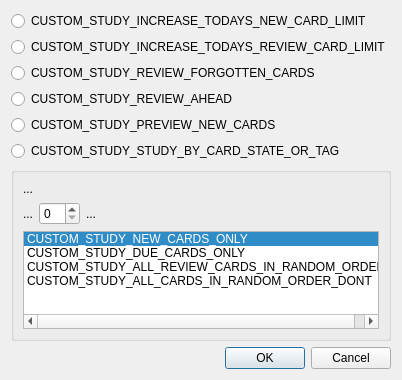
<?xml version="1.0" encoding="UTF-8"?>
<ui version="4.0">
 <class>Dialog</class>
 <widget class="QDialog" name="Dialog">
  <property name="geometry">
   <rect>
    <x>0</x>
    <y>0</y>
    <width>332</width>
    <height>380</height>
   </rect>
  </property>
  <property name="windowTitle">
   <string>ACTIONS_CUSTOM_STUDY</string>
  </property>
  <layout class="QVBoxLayout" name="verticalLayout">
   <item>
    <layout class="QGridLayout" name="gridLayout">
     <item row="3" column="0">
      <widget class="QRadioButton" name="radioAhead">
       <property name="text">
        <string>CUSTOM_STUDY_REVIEW_AHEAD</string>
       </property>
      </widget>
     </item>
     <item row="2" column="0">
      <widget class="QRadioButton" name="radioForgot">
       <property name="text">
        <string>CUSTOM_STUDY_REVIEW_FORGOTTEN_CARDS</string>
       </property>
      </widget>
     </item>
     <item row="0" column="0">
      <widget class="QRadioButton" name="radioNew">
       <property name="text">
        <string>CUSTOM_STUDY_INCREASE_TODAYS_NEW_CARD_LIMIT</string>
       </property>
      </widget>
     </item>
     <item row="1" column="0">
      <widget class="QRadioButton" name="radioRev">
       <property name="text">
        <string>CUSTOM_STUDY_INCREASE_TODAYS_REVIEW_CARD_LIMIT</string>
       </property>
      </widget>
     </item>
     <item row="5" column="0">
      <widget class="QRadioButton" name="radioCram">
       <property name="text">
        <string>CUSTOM_STUDY_STUDY_BY_CARD_STATE_OR_TAG</string>
       </property>
      </widget>
     </item>
     <item row="4" column="0">
      <widget class="QRadioButton" name="radioPreview">
       <property name="text">
        <string>CUSTOM_STUDY_PREVIEW_NEW_CARDS</string>
       </property>
      </widget>
     </item>
    </layout>
   </item>
   <item>
    <widget class="QGroupBox" name="groupBox">
     <property name="title">
      <string/>
     </property>
     <layout class="QVBoxLayout" name="verticalLayout_2">
      <item>
       <widget class="QLabel" name="title">
        <property name="text">
         <string notr="true">...</string>
        </property>
       </widget>
      </item>
      <item>
       <layout class="QHBoxLayout" name="horizontalLayout">
        <item>
         <widget class="QLabel" name="preSpin">
          <property name="text">
           <string notr="true">...</string>
          </property>
         </widget>
        </item>
        <item>
         <widget class="QSpinBox" name="spin"/>
        </item>
        <item>
         <widget class="QLabel" name="postSpin">
          <property name="text">
           <string notr="true">...</string>
          </property>
         </widget>
        </item>
        <item>
         <spacer name="horizontalSpacer_2">
          <property name="orientation">
           <enum>Qt::Horizontal</enum>
          </property>
          <property name="sizeHint" stdset="0">
           <size>
            <width>40</width>
            <height>20</height>
           </size>
          </property>
         </spacer>
        </item>
       </layout>
      </item>
      <item>
       <widget class="QListWidget" name="cardType">
        <property name="currentRow">
         <number>0</number>
        </property>
        <item>
         <property name="text">
          <string>CUSTOM_STUDY_NEW_CARDS_ONLY</string>
         </property>
        </item>
        <item>
         <property name="text">
          <string>CUSTOM_STUDY_DUE_CARDS_ONLY</string>
         </property>
        </item>
        <item>
         <property name="text">
          <string>CUSTOM_STUDY_ALL_REVIEW_CARDS_IN_RANDOM_ORDER</string>
         </property>
        </item>
        <item>
         <property name="text">
          <string>CUSTOM_STUDY_ALL_CARDS_IN_RANDOM_ORDER_DONT</string>
         </property>
        </item>
       </widget>
      </item>
     </layout>
    </widget>
   </item>
   <item>
    <spacer name="verticalSpacer_2">
     <property name="orientation">
      <enum>Qt::Vertical</enum>
     </property>
     <property name="sizeHint" stdset="0">
      <size>
       <width>20</width>
       <height>40</height>
      </size>
     </property>
    </spacer>
   </item>
   <item>
    <widget class="QDialogButtonBox" name="buttonBox">
     <property name="orientation">
      <enum>Qt::Horizontal</enum>
     </property>
     <property name="standardButtons">
      <set>QDialogButtonBox::Cancel|QDialogButtonBox::Ok</set>
     </property>
    </widget>
   </item>
  </layout>
 </widget>
 <tabstops>
  <tabstop>radioNew</tabstop>
  <tabstop>radioRev</tabstop>
  <tabstop>radioForgot</tabstop>
  <tabstop>radioAhead</tabstop>
  <tabstop>radioPreview</tabstop>
  <tabstop>radioCram</tabstop>
  <tabstop>spin</tabstop>
  <tabstop>buttonBox</tabstop>
 </tabstops>
 <resources/>
 <connections>
  <connection>
   <sender>buttonBox</sender>
   <signal>accepted()</signal>
   <receiver>Dialog</receiver>
   <slot>accept()</slot>
   <hints>
    <hint type="sourcelabel">
     <x>248</x>
     <y>254</y>
    </hint>
    <hint type="destinationlabel">
     <x>157</x>
     <y>274</y>
    </hint>
   </hints>
  </connection>
  <connection>
   <sender>buttonBox</sender>
   <signal>rejected()</signal>
   <receiver>Dialog</receiver>
   <slot>reject()</slot>
   <hints>
    <hint type="sourcelabel">
     <x>316</x>
     <y>260</y>
    </hint>
    <hint type="destinationlabel">
     <x>286</x>
     <y>274</y>
    </hint>
   </hints>
  </connection>
 </connections>
</ui>
